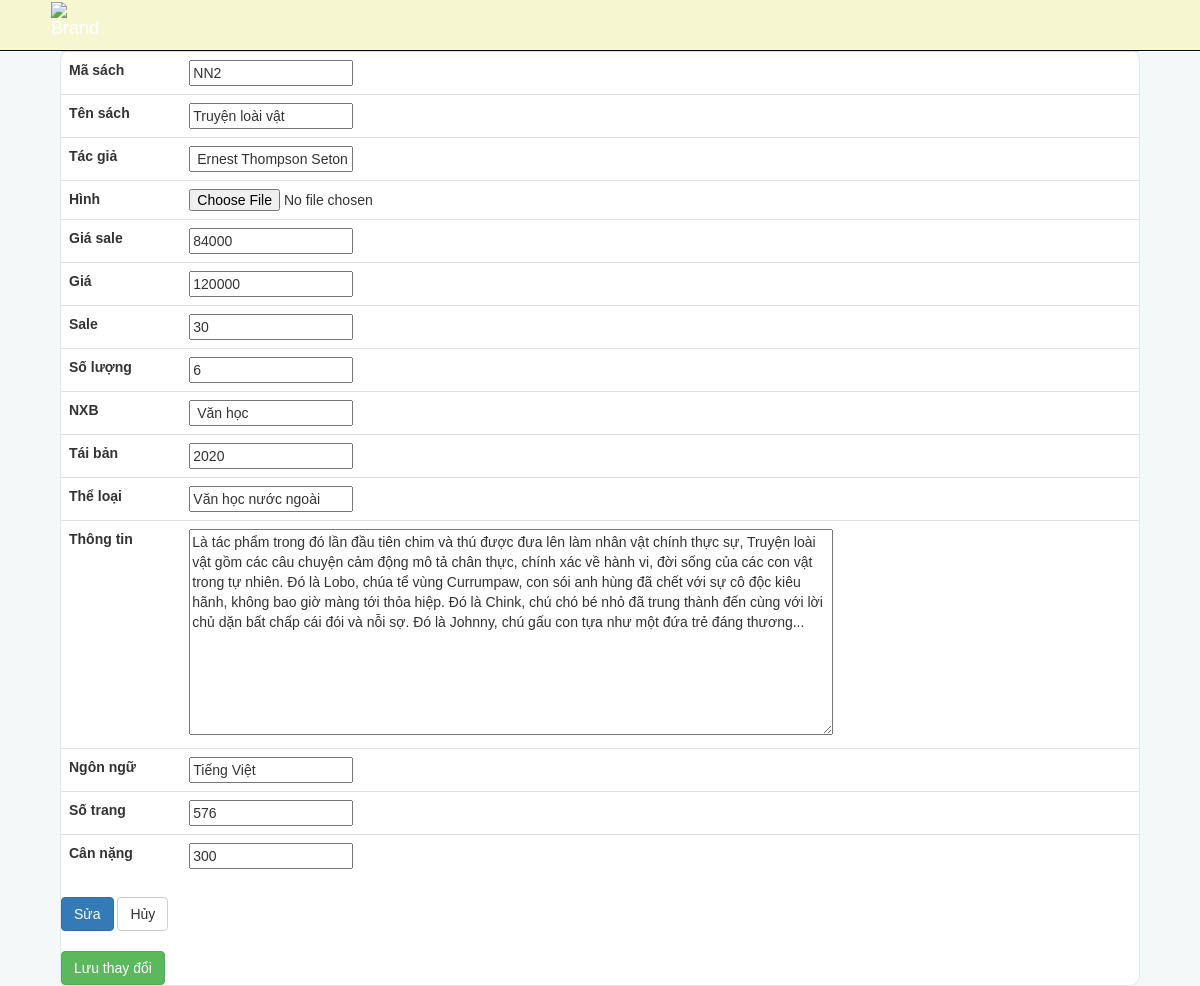
The page /edit.php?PID=NN2 on the database its author committed.
### tables this page shows
CREATE TABLE `products` (
  `PID` varchar(25) NOT NULL,
  `Title` varchar(255) NOT NULL,
  `Author` varchar(255) NOT NULL,
  `Image` varchar(40) NOT NULL,
  `MRP` float NOT NULL,
  `Price` float NOT NULL,
  `Discount` int(11) DEFAULT NULL,
  `Available` int(11) NOT NULL,
  `Publisher` varchar(255) DEFAULT NULL,
  `Edition` varchar(20) DEFAULT NULL,
  `Category` varchar(255) DEFAULT NULL,
  `Description` text,
  `Language` varchar(255) DEFAULT NULL,
  `page` int(5) DEFAULT NULL,
  `weight` int(4) DEFAULT '500'
);

### edit.php (the view, shortened to what this page needs)
<?php
require_once "./header.php";
$con = db_connect();
if (isset($_GET['PID'])) {
   $PID = $_GET['PID'];
}
$query = "SELECT * FROM products WHERE PID = '$PID'";
$result = mysqli_query($con, $query);
$row = mysqli_fetch_assoc($result);
?>
<form method="post" action="edit-proc.php" enctype="multipart/form-data">
   <table class="table">
      <tr>
         <th>Mã sách</th>
         <td><input type="text" name="PID" value="<?php echo $row['PID']; ?>" readOnly="true"></td>
      </tr>
      <tr>
         <th>Tên sách</th>
         <td><input type="text" name="Title" value="<?php echo $row['Title']; ?>" required></td>
      </tr>
      <tr>
         <th>Tác giả</th>
         <td><input type="text" name="Author" value="<?php echo $row['Author']; ?>" required></td>
      </tr>
      <tr>
         <th>Hình</th>
         <td><input type="file" name="Image" required></td>
      </tr>
      <tr>
         <th>Giá sale</th>
         <td><input type="text" name="MRP" value="<?php echo $row['MRP']; ?>" required></td>
      </tr>
      <tr>
         <th>Giá</th>
         <td><input type="text" name="Price" value="<?php echo $row['Price']; ?>" required></td>
      </tr>
      <tr>
         <th>Sale</th>
         <td><input type="text" name="Discount" value="<?php echo $row['Discount']; ?>" required></td>
      </tr>
      <tr>
         <th>Số lượng</th>
         <td><input type="text" name="Available" value="<?php echo $row['Available']; ?>" required></td>
      </tr>
      <tr>
         <th>NXB</th>
         <td><input type="text" name="Publisher" value="<?php echo $row['Publisher']; ?>" required></td>
      </tr>
      <tr>
         <th>Tái bản</th>
         <td><input type="text" name="Edition" value="<?php echo $row['Edition']; ?>" required></td>
      </tr>
      <tr>
         <th>Thể loại</th>
         <td><input type="text" name="Category" value="<?php echo $row['Category']; ?>" required></td>
      </tr>
      <tr>
         <th>Thông tin</th>
         <td><textarea name="Description" cols="80" rows="10"><?php echo $row['Description']; ?></textarea>
      </tr>
      <tr>
         <th>Ngôn ngữ</th>
         <td><input type="text" name="Language" value="<?php echo $row['Language']; ?>" required></td>
      </tr>
      <tr>
         <th>Số trang</th>
         <td><input type="text" name="page" value="<?php echo $row['page']; ?>" required></td>
      </tr>
      <tr>
         <th>Cân nặng</th>
         <td><input type="text" name="weight" value="<?php echo $row['weight']; ?>" required></td>
      </tr>
   </table>
   <input type="submit" name="save_change" value="Sửa" class="btn btn-primary">
   <input type="reset" value="Hủy" class="btn btn-default">
</form>
<a href="./Manager.php" class="btn btn-success">Lưu thay đổi</a>

### header.php (shortened to what this page needs)
<!DOCTYPE html>
<html lang="en">
<head>
   <link href="css/bootstrap.min.css" rel="stylesheet">
   <link href="css/test2.css" rel="stylesheet">
</head>
<body>
   <nav class="navbar navbar-default navbar-fixed-top navbar-inverse">
      <div class="container-fluid">
         <div class="navbar-header">
            <a class="navbar-brand" href="index.php" style="padding: 1px;"><img class="img-responsive" alt="Brand" src="img/pngegg.png" style="width: 55px; margin-left: 50px; margin-top:1px"></a>
         </div>
         <div class="collapse navbar-collapse" id="bs-example-navbar-collapse-1">
         </div>
      </div>
   </nav>
   <div id="top">
</body>
</html>

### css/test2.css (style rules this page uses)
body { margin-top:50px;margin-left:5%;margin-right:5%;font-family:"Open sans";background: #F5F8F9;overflow-x:hidden; }
.navbar { background:rgb(246, 247, 208);display:inline-block;z-index:100;color:#000; }
#top { border:1px solid #DEEAEE;background:#fff;border-radius:10px; }
* { font-family: 'Gill Sans', 'Gill Sans MT', Calibri, 'Trebuchet MS', sans-serif; }

### rows shown on the page
products: PID "NN2", Title "Truyện loài vật", Author "Ernest Thompson Seton", MRP "84000", Price "120000", Discount "30", Available "6", Publisher "Văn học", Edition "2020", Category "Văn học nước ngoài", Description "Là tác phẩm trong đó lần đầu tiên chim và thú được đưa lên làm nhân vật chính thực sự, Truyện loài vật gồm các câu chuyện cảm động mô tả chân thực, chính xác về hành vi, đời sống của các con vật trong tự nhiên. Đó là Lobo, chúa tể vùng Currumpaw, con sói anh hùng đã chết với sự cô độc kiêu hãnh, không bao giờ màng tới thỏa hiệp. Đó là Chink, chú chó bé nhỏ đã trung thành đến cùng với lời chủ dặn bất chấp cái đói và nỗi sợ. Đó là Johnny, chú gấu con tựa như một đứa trẻ đáng thương...", Language "Tiếng Việt", page "576", weight "300"
